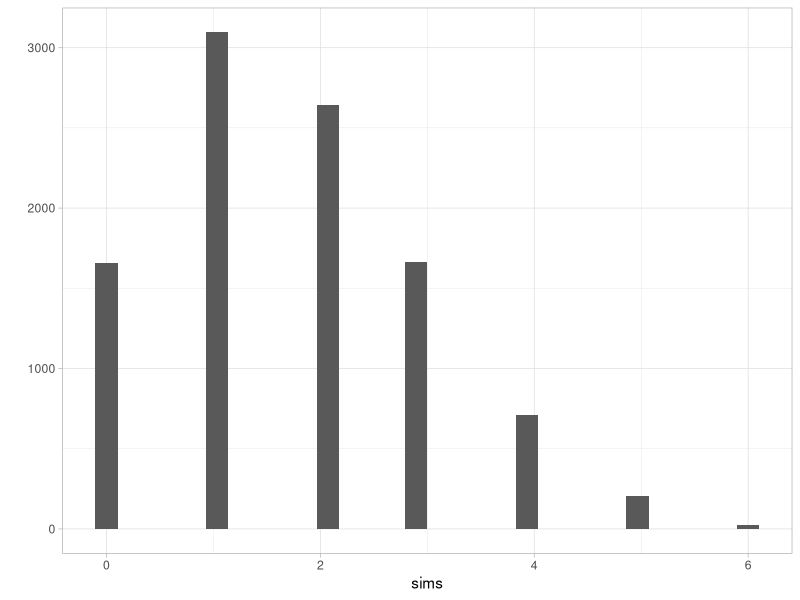

Recreate this plot in R.
## ---- chunk 1
ggplot2::theme_set(ggplot2::theme_light())
library(tidyverse)
library(patchwork)
library(kableExtra)
## ---- chunk 2
baraja <- tibble(numero = 1:13) %>% 
   crossing(tibble(figura = c("C", "D", "T", "P"))) %>% 
   mutate(carta = paste(numero, figura))
nrow(baraja)
baraja
## ---- chunk 3
cartas <- baraja$carta
exp_3_cartas <- function(cartas){
   sample(cartas, 3) 
}
set.seed(132185)
exp_3_cartas(cartas)
## ---- chunk 4
sims <- map(1:20000, ~ exp_3_cartas(cartas))
sims[1:5]
## ---- chunk 5
sims %>% 
   map_lgl(~ str_detect(.x[1], "C")) %>% 
   mean()
## ---- chunk 6
sims_F <- sims %>%
   keep(~ str_detect(.x[2], "C") & str_detect(.x[3], "C"))
length(sims_F)
sims_F[1:5]
## ---- chunk 7
sims_F  %>% 
   map_lgl(~ str_detect(.x[1], "C")) %>% 
   mean()
## ---- chunk 8
probs_x <- rep(1/6, 6)
probs_y_x = 0.5^(1:6)
sum(probs_y_x * probs_x)
## ---- chunk 9
simular_soles <- function(){
   dado <- sample(1:6, 1)
   soles <- sample(c("sol", "águila"), dado, replace = TRUE)
   num_soles = sum(as.numeric(soles == "sol"))
   num_soles
}
set.seed(82332)
simular_soles()
## ---- chunk 10
sims <- map_dbl(1:10000, ~ simular_soles())
qplot(sims)
## ---- chunk 11
sum(sims==0) / length(sims)
